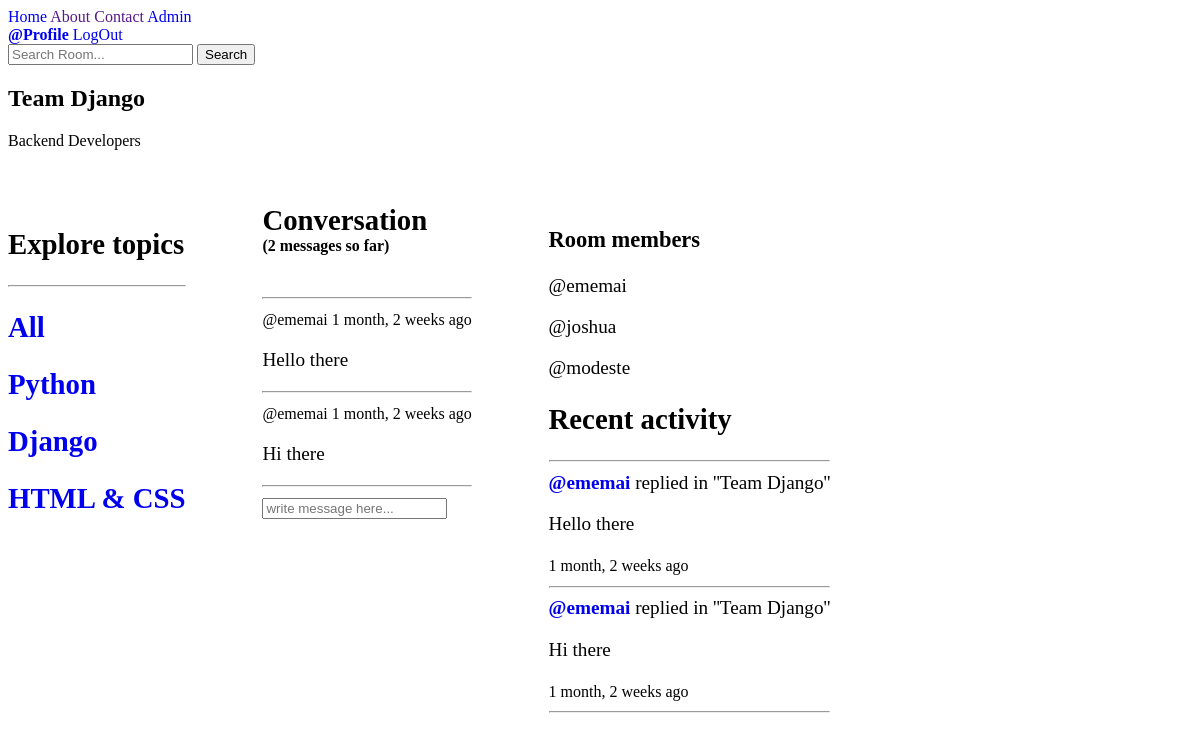
The app's page /room/12/ (signed in) with its own data.
### base/models.py (models this page shows, shortened)
class Room(models.Model):
    name = models.CharField(max_length=1000)
    host = models.ForeignKey(User, on_delete=models.SET_NULL, null=True)
    topic = models.ForeignKey(Topic, on_delete=models.SET_NULL, null=True)
    description = models.TextField(max_length=1000)
    members = models.ManyToManyField(User, related_name = 'members')
    created_at = models.DateTimeField(auto_now_add=True)
    updated_at = models.DateTimeField(auto_now=True)
    class Meta:
        ordering = ['-created_at']
    def __str__(self):
        return self.name

class Topic(models.Model):
    name = models.CharField(max_length=1000)

class Message(models.Model):
    user = models.ForeignKey(User, on_delete=models.SET_NULL, null=True)
    room = models.ForeignKey(Room, on_delete=models.CASCADE, null=True)
    content = models.TextField()
    created_at = models.DateTimeField(auto_now_add=True)
    updated_at = models.DateTimeField(auto_now=True)
    class Meta:
        ordering = ['-created_at']

### base/views.py (the view, shortened to what this page needs)
# urls.py: path('room/<str:pk>/', views.roomDetail, name='room-detail'),
@login_required(login_url='login')
def roomDetail(request, pk):
    room = Room.objects.get(id=pk)
    room_messages = room.message_set.all().order_by('-created_at')
    room_members = room.members.all()
    message_number = room_messages.count()
    topics = Topic.objects.all()
    context = {'room':room, 'room_messages':room_messages, 'message_number':message_number, 'room_members':room_members, 'topics' :topics}
    return render(request, 'base/room_detail.html', context)

### base/templates/base/room_detail.html (shortened to what this page needs)
{% extends 'base.html' %}  {% block content %}
<h2>{{room.name}}</h2>
<p>{{room.description}}</p>
<main>
  <section class="topics">{% include 'base/topics_component.html' %}</section>
  <section>
    <div class="conversations">
      <div class="conv-head">
        <h2>Conversation</h2>
        <h5>({{message_number}} messages so far)</h5>
      </div>
      <hr />
      {% for message in room_messages %}
      <div>
        <small>@{{message.user}} {{message.created_at|timesince}} ago</small>
        <p>{{message.content}}</p>
        <hr />
      </div>
      {% endfor %}
    </div>
    <div class="write-message">
      <form action="" method="post">
        <input type="text" name="content" placeholder="write message here..." />
      </form>
    </div>
  </section>
  <section class="room-members-activity">
    <div>
      <h3>Room members</h3>
      <div>
        {% for member in room_members %}
        <p>@{{member.username}}</p>
        {% endfor %}
      </div>
    </div>
    <div>{% include 'base/activity_component.html' %}</div>
  </section>
</main>
{% endblock content %}

### base/templates/base/topics_component.html
<div class="topics">
    <h1>Explore topics</h1>
    <hr>
    <a href="/">
        <h2>All</h2>
    </a>
    {% for topic in topics %}
    <div class="topic">
        <a href="{% url 'home' %}?q={{topic.name}}">
            <h2>{{topic.name}}</h2>
        </a>
    </div>
    {% endfor %}
</div>

### base/templates/base/activity_component.html (shortened to what this page needs)
<h2>Recent activity</h2><hr>
        {% for message in room_messages %}
            <div>
                {% if request.user == message.user %}
                <strong><a href="{% url 'user-profile' message.user.id %}">@You</a> </strong>
                {% else %}
                <strong><a href="{% url 'user-profile' message.user.id %}">@{{message.user}}</a></strong>
                {% endif %}
                <span>replied in ''{{message.room}}''</span>
                <p>{{message.content}}</p>
                <small>{{message.created_at|timesince}} ago</small>
                <hr>
            </div>
            {% endfor %}

### templates/base.html (style rules this page uses)
main { display: flex; flex-direction: row; }
a { text-decoration: none; }

### base/templates/base/room_detail.html (style rules this page uses)
.conv-head h5 { padding: 0%; margin: 0%; padding-bottom: 2em; }
.conv-head h2 { padding: 0%; margin: 0%; }
main { display: flex; flex-direction: row; padding: 0em; font-size: larger; }
section { padding: 2em; }
.topics { padding-left: 0em; }

### records on screen
Room: name "Team Django", description "Backend Developers"
Topic: name "Python"
Topic: name "Django"
Topic: name "HTML & CSS"
Message: user "ememai", created_at "1 month, 2 weeks", content "Hello there", room "Team Django"
Message: user "ememai", created_at "1 month, 2 weeks", content "Hi there", room "Team Django"

### other values on screen
{{ message_number }} "2"
{{ member.username }} "ememai"
{{ member.username }} "joshua"
{{ member.username }} "modeste"
